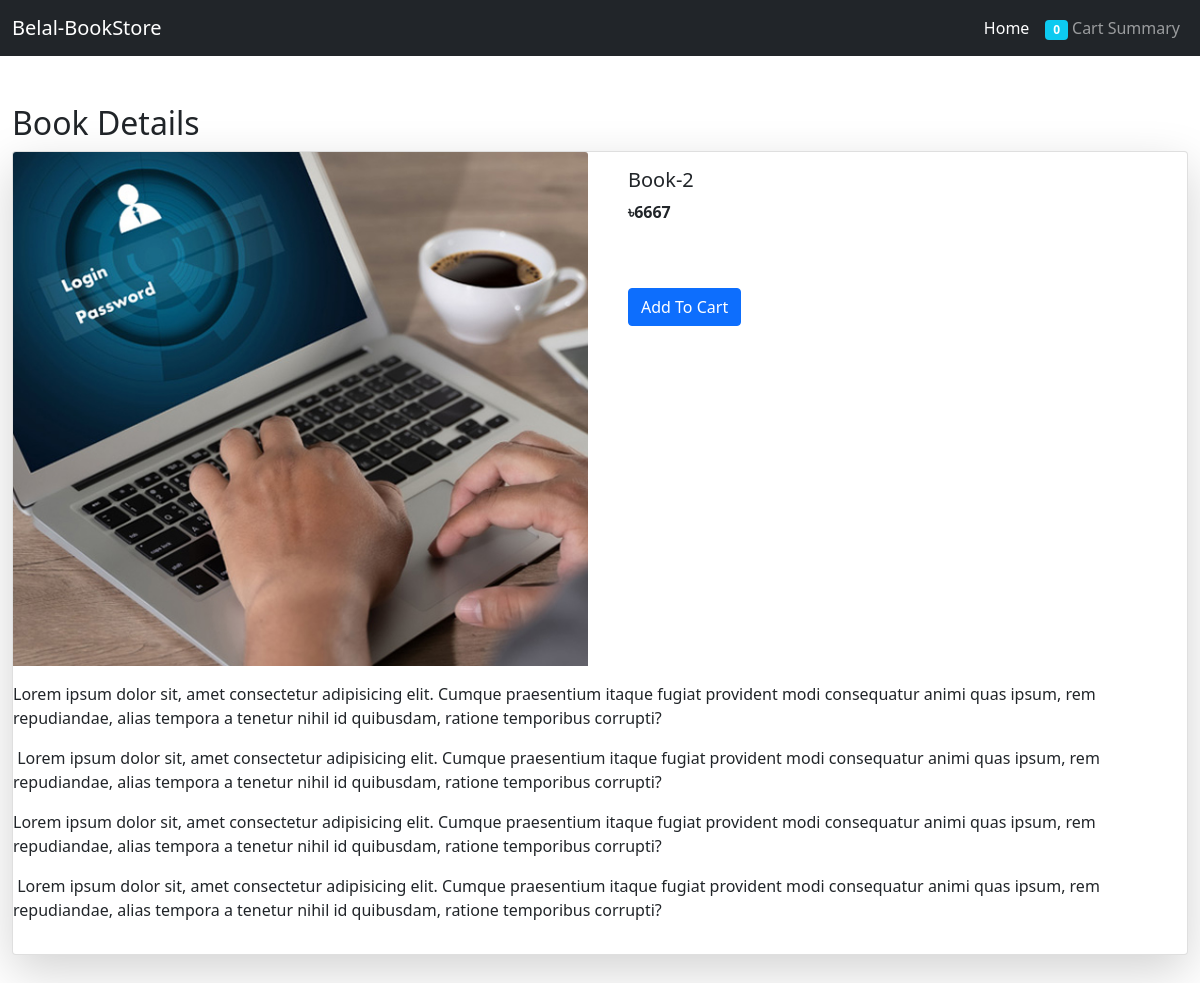
The page /book-detail/2 on the database as committed earlier.
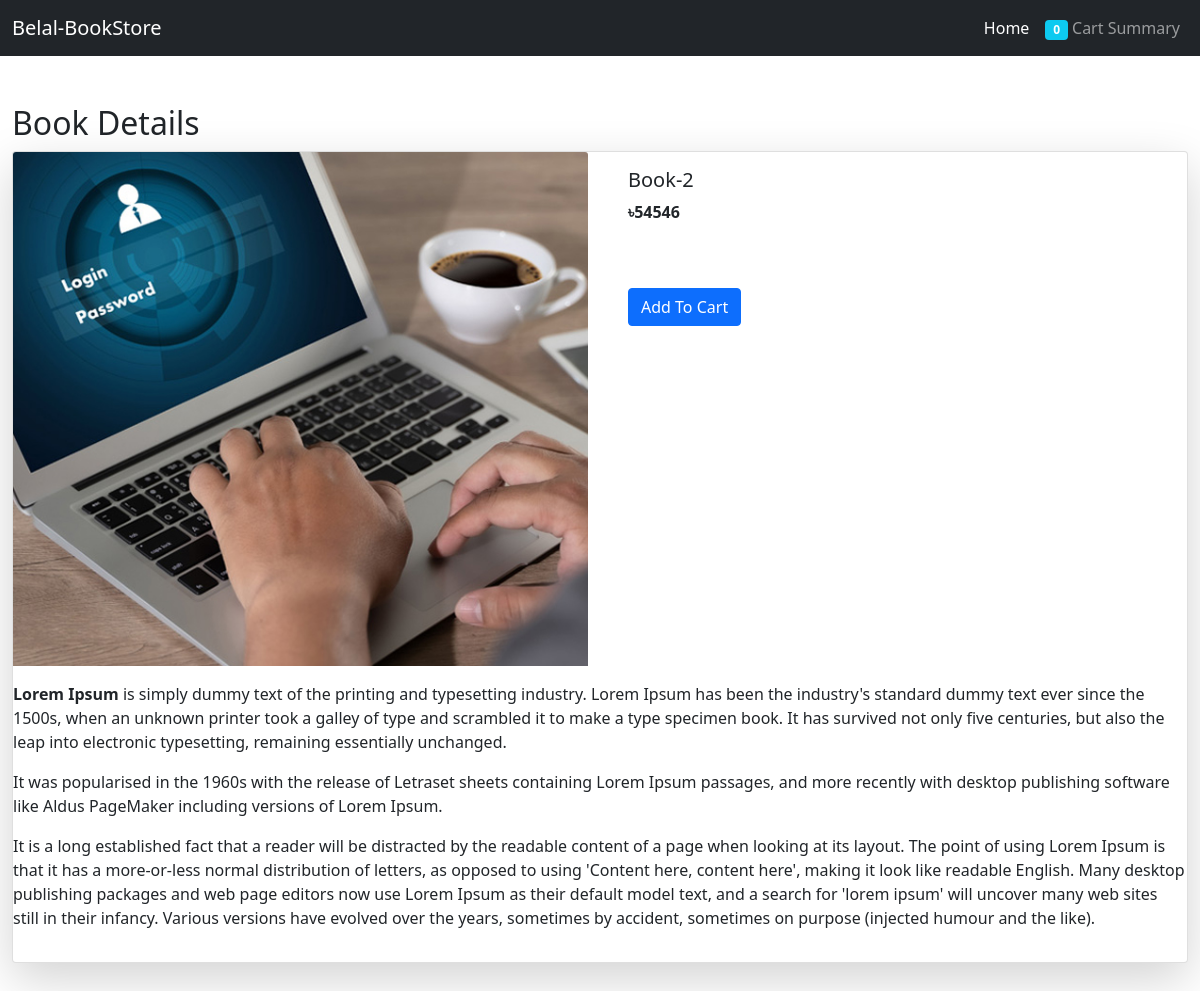
The same page on the database as committed later.
### store/models.py (models this page shows, shortened)
class BookStore(models.Model):
    name = models.CharField(max_length=100)
    categoris = models.ForeignKey(Category, on_delete=models.CASCADE)
    writer = models.ForeignKey(Writer, on_delete=models.CASCADE)
    image = models.ImageField(upload_to='BookImg',default='BookImg/noimg.jpg')
    price = models.IntegerField()
    discount_price = models.IntegerField(blank=True, null=True)
    discription = RichTextUploadingField()
    stock_quantity = models.PositiveIntegerField()
    class Meta:
        ordering = ['-id']

### store/views.py (the view)
# urls.py: path('book-detail/<pk>', book_detail, name='book-detail'),
def book_detail(request, pk):
    book = BookStore.objects.get(pk=pk)
    another_book =BookStore.objects.all().exclude(pk=pk)[:12]
    context ={
        'book':book,
        'another_book':another_book
    }
    return render(request, 'book-details.html',context)

### store/templatetags/cart_item_count.py (called while the page is built)
@register.filter
def cart_item_count(user):
    if user.is_authenticated:
        qs=Order.objects.filter(user=user, ordered=False)
        if qs.exists():
            return qs[0].books.count()
        return 0
    return 0

### store/templates/book-details.html (shortened to what this page needs)
{% extends 'base.html' %}
{% block content %}
    <div class="container-fluid my-5">
        <h2>Book Details</h2>
        <div class="card shadow-lg">
            <div class="row">
                <div class="col-md-6">
                    <img src="{{ book.image.url }}" class="card-img-top" alt="...">
                </div>
                <div class="col-md-6">
                    <div class="card-body">
                        <h5 class="card-title">{{ book.name }}</h5>
                        <div class="mb-4">
                            {% if book.discount_price %}
                            <span class="fw-bold fs-5">৳{{ book.discount_price }} </span>
                            <span ><del>৳{{ book.price }} </del></span>
                            {% else %}
                            <span class="fw-bold fs-6">৳{{ book.price }} </span>
                            {% endif %}
                        </div>
                        <br>
                        <a href="{% url 'add-to-cart' book.pk  %}" class="btn btn-primary my-3">Add To Cart</a>
                      </div>
                </div>
            </div>
            <p class="card-text">{{ book.discription|safe }}</p>
          </div>
    </div>
{% endblock content %}

Rows that differ between the two databases and show on the page:
changed BookStore "Book-2": price "6667" → "54546"; discription "Lorem ipsum dolor sit, amet consectetur adipisicing elit. Cumque praesentium itaque fugiat provident modi consequatur animi quas ipsum, rem repudiandae, alias tempora a tenetur nihil id quibusdam, ratione temporibus corrupti? Lorem ipsum dolor sit, amet consectetur adipisicing elit. Cumque praesentium itaque fugiat provident modi consequatur animi quas ipsum, rem repudiandae, alias tempora a tenetur nihil id quibusdam, ratione temporibus corrupti? Lorem ipsum dolor sit, amet consectetur adipisicing elit. Cumque praesentium itaque fugiat provident modi consequatur animi quas ipsum, rem repudiandae, alias tempora a tenetur nihil id quibusdam, ratione temporibus corrupti? Lorem ipsum dolor…" → "Lorem Ipsum is simply dummy text of the printing and typesetting industry. Lorem Ipsum has been the industry's standard dummy text ever since the 1500s, when an unknown printer took a galley of type and scrambled it to make a type specimen book. It has survived not only five centuries, but also the leap into electronic typesetting, remaining essentially unchanged. It was popularised in the 1960s with the release of Letraset sheets containing Lorem Ipsum passages, and more recently with desktop publishing software like Aldus PageMaker including versions of Lorem Ipsum. It is a long established fact that a reader will be distracted by the readable content of a page when looking at its layout.…"
